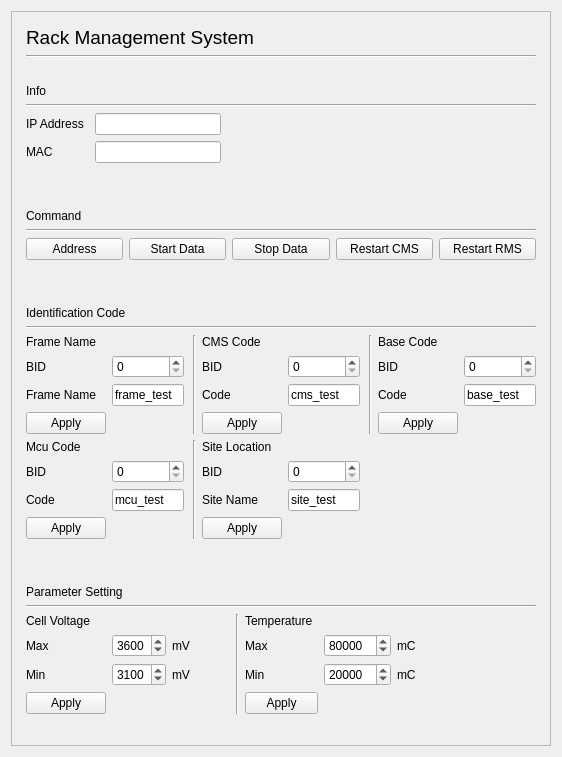
<?xml version="1.0" encoding="UTF-8"?>
<ui version="4.0">
 <class>RmsWindow</class>
 <widget class="QWidget" name="RmsWindow">
  <property name="geometry">
   <rect>
    <x>0</x>
    <y>0</y>
    <width>558</width>
    <height>757</height>
   </rect>
  </property>
  <property name="maximumSize">
   <size>
    <width>558</width>
    <height>757</height>
   </size>
  </property>
  <property name="windowTitle">
   <string>Rack Management System</string>
  </property>
  <property name="windowIcon">
   <iconset resource="../res.qrc">
    <normaloff>:/resources/icons/wifi-router.png</normaloff>:/resources/icons/wifi-router.png</iconset>
  </property>
  <layout class="QVBoxLayout" name="verticalLayout">
   <item>
    <widget class="QFrame" name="frame">
     <property name="maximumSize">
      <size>
       <width>540</width>
       <height>750</height>
      </size>
     </property>
     <property name="frameShape">
      <enum>QFrame::StyledPanel</enum>
     </property>
     <property name="frameShadow">
      <enum>QFrame::Raised</enum>
     </property>
     <layout class="QVBoxLayout" name="verticalLayout_2">
      <item>
       <layout class="QGridLayout" name="gridLayout">
        <property name="leftMargin">
         <number>5</number>
        </property>
        <property name="topMargin">
         <number>5</number>
        </property>
        <property name="rightMargin">
         <number>5</number>
        </property>
        <property name="bottomMargin">
         <number>5</number>
        </property>
        <item row="18" column="0">
         <spacer name="verticalSpacer_2">
          <property name="orientation">
           <enum>Qt::Vertical</enum>
          </property>
          <property name="sizeType">
           <enum>QSizePolicy::Expanding</enum>
          </property>
          <property name="sizeHint" stdset="0">
           <size>
            <width>20</width>
            <height>40</height>
           </size>
          </property>
         </spacer>
        </item>
        <item row="4" column="0">
         <widget class="Line" name="line_2">
          <property name="orientation">
           <enum>Qt::Horizontal</enum>
          </property>
         </widget>
        </item>
        <item row="12" column="0">
         <widget class="Line" name="line_4">
          <property name="orientation">
           <enum>Qt::Horizontal</enum>
          </property>
         </widget>
        </item>
        <item row="10" column="0">
         <spacer name="verticalSpacer_3">
          <property name="orientation">
           <enum>Qt::Vertical</enum>
          </property>
          <property name="sizeType">
           <enum>QSizePolicy::Fixed</enum>
          </property>
          <property name="sizeHint" stdset="0">
           <size>
            <width>20</width>
            <height>40</height>
           </size>
          </property>
         </spacer>
        </item>
        <item row="2" column="0">
         <spacer name="verticalSpacer">
          <property name="orientation">
           <enum>Qt::Vertical</enum>
          </property>
          <property name="sizeType">
           <enum>QSizePolicy::Fixed</enum>
          </property>
          <property name="sizeHint" stdset="0">
           <size>
            <width>20</width>
            <height>20</height>
           </size>
          </property>
         </spacer>
        </item>
        <item row="0" column="0">
         <widget class="QLabel" name="label">
          <property name="font">
           <font>
            <pointsize>14</pointsize>
           </font>
          </property>
          <property name="text">
           <string>Rack Management System</string>
          </property>
         </widget>
        </item>
        <item row="8" column="0">
         <widget class="Line" name="line_3">
          <property name="orientation">
           <enum>Qt::Horizontal</enum>
          </property>
         </widget>
        </item>
        <item row="11" column="0">
         <widget class="QLabel" name="label_4">
          <property name="text">
           <string>Identification Code</string>
          </property>
         </widget>
        </item>
        <item row="9" column="0">
         <layout class="QHBoxLayout" name="horizontalLayout_2">
          <item>
           <widget class="QPushButton" name="addresspushButton">
            <property name="text">
             <string>Address</string>
            </property>
           </widget>
          </item>
          <item>
           <widget class="QPushButton" name="startdatapushButton">
            <property name="text">
             <string>Start Data</string>
            </property>
           </widget>
          </item>
          <item>
           <widget class="QPushButton" name="stopdatapushButton">
            <property name="text">
             <string>Stop Data</string>
            </property>
           </widget>
          </item>
          <item>
           <widget class="QPushButton" name="restartcmspushButton">
            <property name="text">
             <string>Restart CMS</string>
            </property>
           </widget>
          </item>
          <item>
           <widget class="QPushButton" name="restartrmspushButton">
            <property name="text">
             <string>Restart RMS</string>
            </property>
           </widget>
          </item>
         </layout>
        </item>
        <item row="7" column="0">
         <widget class="QLabel" name="label_3">
          <property name="text">
           <string>Command</string>
          </property>
         </widget>
        </item>
        <item row="13" column="0">
         <layout class="QGridLayout" name="gridLayout_2">
          <item row="0" column="0">
           <layout class="QFormLayout" name="formLayout_3">
            <item row="0" column="0">
             <widget class="QLabel" name="label_10">
              <property name="text">
               <string>Frame Name</string>
              </property>
             </widget>
            </item>
            <item row="1" column="0">
             <widget class="QLabel" name="label_11">
              <property name="text">
               <string>BID</string>
              </property>
             </widget>
            </item>
            <item row="1" column="1">
             <widget class="QSpinBox" name="framebidspinBox"/>
            </item>
            <item row="2" column="0">
             <widget class="QLabel" name="label_12">
              <property name="text">
               <string>Frame Name</string>
              </property>
             </widget>
            </item>
            <item row="2" column="1">
             <widget class="QLineEdit" name="framenamelineEdit">
              <property name="text">
               <string>frame_test</string>
              </property>
             </widget>
            </item>
            <item row="3" column="0">
             <widget class="QPushButton" name="frameapplypushButton">
              <property name="text">
               <string>Apply</string>
              </property>
             </widget>
            </item>
           </layout>
          </item>
          <item row="1" column="2">
           <widget class="Line" name="line_5">
            <property name="orientation">
             <enum>Qt::Vertical</enum>
            </property>
           </widget>
          </item>
          <item row="0" column="7">
           <layout class="QFormLayout" name="formLayout_2">
            <item row="0" column="0">
             <widget class="QLabel" name="label_5">
              <property name="text">
               <string>Base Code</string>
              </property>
             </widget>
            </item>
            <item row="1" column="0">
             <widget class="QLabel" name="label_6">
              <property name="text">
               <string>BID</string>
              </property>
             </widget>
            </item>
            <item row="1" column="1">
             <widget class="QSpinBox" name="basecodebidspinBox"/>
            </item>
            <item row="2" column="0">
             <widget class="QLabel" name="label_7">
              <property name="text">
               <string>Code</string>
              </property>
             </widget>
            </item>
            <item row="2" column="1">
             <widget class="QLineEdit" name="basecodelineEdit">
              <property name="text">
               <string>base_test</string>
              </property>
             </widget>
            </item>
            <item row="3" column="0">
             <widget class="QPushButton" name="basecodeapplypushButton">
              <property name="text">
               <string>Apply</string>
              </property>
             </widget>
            </item>
           </layout>
          </item>
          <item row="0" column="5">
           <widget class="Line" name="line_6">
            <property name="orientation">
             <enum>Qt::Vertical</enum>
            </property>
           </widget>
          </item>
          <item row="1" column="0">
           <layout class="QFormLayout" name="formLayout">
            <item row="0" column="0">
             <widget class="QLabel" name="label_8">
              <property name="text">
               <string>Mcu Code</string>
              </property>
             </widget>
            </item>
            <item row="1" column="0">
             <widget class="QLabel" name="label_9">
              <property name="text">
               <string>BID</string>
              </property>
             </widget>
            </item>
            <item row="2" column="0">
             <widget class="QLabel" name="label_16">
              <property name="text">
               <string>Code</string>
              </property>
             </widget>
            </item>
            <item row="1" column="1">
             <widget class="QSpinBox" name="mcucodebidspinBox"/>
            </item>
            <item row="2" column="1">
             <widget class="QLineEdit" name="mcucodelineEdit">
              <property name="text">
               <string>mcu_test</string>
              </property>
             </widget>
            </item>
            <item row="3" column="0">
             <widget class="QPushButton" name="mcucodeapplypushButton">
              <property name="text">
               <string>Apply</string>
              </property>
             </widget>
            </item>
           </layout>
          </item>
          <item row="1" column="3">
           <layout class="QFormLayout" name="formLayout_4">
            <item row="0" column="0">
             <widget class="QLabel" name="label_17">
              <property name="text">
               <string>Site Location</string>
              </property>
             </widget>
            </item>
            <item row="1" column="0">
             <widget class="QLabel" name="label_18">
              <property name="text">
               <string>BID</string>
              </property>
             </widget>
            </item>
            <item row="2" column="0">
             <widget class="QLabel" name="label_19">
              <property name="text">
               <string>Site Name</string>
              </property>
             </widget>
            </item>
            <item row="1" column="1">
             <widget class="QSpinBox" name="sitelocationbidspinBox"/>
            </item>
            <item row="2" column="1">
             <widget class="QLineEdit" name="sitelocationlineEdit">
              <property name="text">
               <string>site_test</string>
              </property>
             </widget>
            </item>
            <item row="3" column="0">
             <widget class="QPushButton" name="sitelocationapplypushButton">
              <property name="text">
               <string>Apply</string>
              </property>
             </widget>
            </item>
           </layout>
          </item>
          <item row="0" column="3">
           <layout class="QFormLayout" name="formLayout_5">
            <item row="0" column="0">
             <widget class="QLabel" name="label_13">
              <property name="text">
               <string>CMS Code</string>
              </property>
             </widget>
            </item>
            <item row="1" column="0">
             <widget class="QLabel" name="label_14">
              <property name="text">
               <string>BID</string>
              </property>
             </widget>
            </item>
            <item row="2" column="0">
             <widget class="QLabel" name="label_15">
              <property name="text">
               <string>Code</string>
              </property>
             </widget>
            </item>
            <item row="1" column="1">
             <widget class="QSpinBox" name="cmscodebidspinBox"/>
            </item>
            <item row="2" column="1">
             <widget class="QLineEdit" name="cmscodelineEdit">
              <property name="text">
               <string>cms_test</string>
              </property>
             </widget>
            </item>
            <item row="3" column="0">
             <widget class="QPushButton" name="cmscodeapplypushButton">
              <property name="text">
               <string>Apply</string>
              </property>
             </widget>
            </item>
           </layout>
          </item>
          <item row="0" column="4">
           <spacer name="horizontalSpacer_3">
            <property name="orientation">
             <enum>Qt::Horizontal</enum>
            </property>
            <property name="sizeHint" stdset="0">
             <size>
              <width>40</width>
              <height>20</height>
             </size>
            </property>
           </spacer>
          </item>
          <item row="0" column="2">
           <widget class="Line" name="line_7">
            <property name="orientation">
             <enum>Qt::Vertical</enum>
            </property>
           </widget>
          </item>
          <item row="0" column="1">
           <spacer name="horizontalSpacer_2">
            <property name="orientation">
             <enum>Qt::Horizontal</enum>
            </property>
            <property name="sizeHint" stdset="0">
             <size>
              <width>40</width>
              <height>20</height>
             </size>
            </property>
           </spacer>
          </item>
         </layout>
        </item>
        <item row="3" column="0">
         <widget class="QLabel" name="label_30">
          <property name="text">
           <string>Info</string>
          </property>
         </widget>
        </item>
        <item row="17" column="0">
         <layout class="QHBoxLayout" name="horizontalLayout">
          <item>
           <layout class="QGridLayout" name="gridLayout_3">
            <item row="1" column="1">
             <widget class="QSpinBox" name="cellvoltagemaxspinBox">
              <property name="maximum">
               <number>5000</number>
              </property>
              <property name="value">
               <number>3600</number>
              </property>
             </widget>
            </item>
            <item row="2" column="2">
             <widget class="QLabel" name="label_24">
              <property name="text">
               <string>mV</string>
              </property>
             </widget>
            </item>
            <item row="3" column="0">
             <widget class="QPushButton" name="cellvoltageapplypushButton">
              <property name="text">
               <string>Apply</string>
              </property>
             </widget>
            </item>
            <item row="1" column="2">
             <widget class="QLabel" name="label_21">
              <property name="text">
               <string>mV</string>
              </property>
             </widget>
            </item>
            <item row="1" column="0">
             <widget class="QLabel" name="label_23">
              <property name="text">
               <string>Max</string>
              </property>
             </widget>
            </item>
            <item row="2" column="0">
             <widget class="QLabel" name="label_22">
              <property name="text">
               <string>Min</string>
              </property>
             </widget>
            </item>
            <item row="0" column="0">
             <widget class="QLabel" name="label_20">
              <property name="text">
               <string>Cell Voltage</string>
              </property>
             </widget>
            </item>
            <item row="2" column="1">
             <widget class="QSpinBox" name="cellvoltageminspinBox">
              <property name="maximum">
               <number>5000</number>
              </property>
              <property name="value">
               <number>3100</number>
              </property>
             </widget>
            </item>
           </layout>
          </item>
          <item>
           <spacer name="horizontalSpacer_4">
            <property name="orientation">
             <enum>Qt::Horizontal</enum>
            </property>
            <property name="sizeType">
             <enum>QSizePolicy::Fixed</enum>
            </property>
            <property name="sizeHint" stdset="0">
             <size>
              <width>40</width>
              <height>20</height>
             </size>
            </property>
           </spacer>
          </item>
          <item>
           <widget class="Line" name="line_9">
            <property name="orientation">
             <enum>Qt::Vertical</enum>
            </property>
           </widget>
          </item>
          <item>
           <layout class="QGridLayout" name="gridLayout_4">
            <item row="2" column="2">
             <widget class="QLabel" name="label_29">
              <property name="text">
               <string>mC</string>
              </property>
             </widget>
            </item>
            <item row="2" column="0">
             <widget class="QLabel" name="label_26">
              <property name="text">
               <string>Min</string>
              </property>
             </widget>
            </item>
            <item row="1" column="2">
             <widget class="QLabel" name="label_28">
              <property name="text">
               <string>mC</string>
              </property>
             </widget>
            </item>
            <item row="1" column="0">
             <widget class="QLabel" name="label_27">
              <property name="text">
               <string>Max</string>
              </property>
             </widget>
            </item>
            <item row="0" column="0">
             <widget class="QLabel" name="label_25">
              <property name="text">
               <string>Temperature</string>
              </property>
             </widget>
            </item>
            <item row="1" column="1">
             <widget class="QSpinBox" name="temperaturemaxspinBox">
              <property name="maximum">
               <number>200000</number>
              </property>
              <property name="value">
               <number>80000</number>
              </property>
             </widget>
            </item>
            <item row="2" column="1">
             <widget class="QSpinBox" name="temperatureminspinBox">
              <property name="maximum">
               <number>200000</number>
              </property>
              <property name="value">
               <number>20000</number>
              </property>
             </widget>
            </item>
            <item row="3" column="0">
             <widget class="QPushButton" name="temperatureapplypushButton">
              <property name="text">
               <string>Apply</string>
              </property>
             </widget>
            </item>
           </layout>
          </item>
          <item>
           <spacer name="horizontalSpacer">
            <property name="orientation">
             <enum>Qt::Horizontal</enum>
            </property>
            <property name="sizeType">
             <enum>QSizePolicy::Fixed</enum>
            </property>
            <property name="sizeHint" stdset="0">
             <size>
              <width>120</width>
              <height>20</height>
             </size>
            </property>
           </spacer>
          </item>
         </layout>
        </item>
        <item row="1" column="0">
         <widget class="Line" name="line">
          <property name="orientation">
           <enum>Qt::Horizontal</enum>
          </property>
         </widget>
        </item>
        <item row="15" column="0">
         <widget class="QLabel" name="label_2">
          <property name="text">
           <string>Parameter Setting</string>
          </property>
         </widget>
        </item>
        <item row="16" column="0">
         <widget class="Line" name="line_8">
          <property name="orientation">
           <enum>Qt::Horizontal</enum>
          </property>
         </widget>
        </item>
        <item row="5" column="0">
         <layout class="QGridLayout" name="gridLayout_5" columnstretch="1,2,5">
          <item row="0" column="0">
           <widget class="QLabel" name="label_31">
            <property name="text">
             <string>IP Address</string>
            </property>
           </widget>
          </item>
          <item row="1" column="1">
           <widget class="QLineEdit" name="macAddressLineEdit">
            <property name="readOnly">
             <bool>true</bool>
            </property>
           </widget>
          </item>
          <item row="1" column="0">
           <widget class="QLabel" name="label_32">
            <property name="text">
             <string>MAC</string>
            </property>
           </widget>
          </item>
          <item row="0" column="1">
           <widget class="QLineEdit" name="ipAddressLineEdit">
            <property name="readOnly">
             <bool>true</bool>
            </property>
           </widget>
          </item>
          <item row="1" column="2">
           <spacer name="horizontalSpacer_5">
            <property name="orientation">
             <enum>Qt::Horizontal</enum>
            </property>
            <property name="sizeHint" stdset="0">
             <size>
              <width>40</width>
              <height>20</height>
             </size>
            </property>
           </spacer>
          </item>
         </layout>
        </item>
        <item row="14" column="0">
         <spacer name="verticalSpacer_4">
          <property name="orientation">
           <enum>Qt::Vertical</enum>
          </property>
          <property name="sizeType">
           <enum>QSizePolicy::Fixed</enum>
          </property>
          <property name="sizeHint" stdset="0">
           <size>
            <width>20</width>
            <height>40</height>
           </size>
          </property>
         </spacer>
        </item>
        <item row="6" column="0">
         <spacer name="verticalSpacer_5">
          <property name="orientation">
           <enum>Qt::Vertical</enum>
          </property>
          <property name="sizeType">
           <enum>QSizePolicy::Fixed</enum>
          </property>
          <property name="sizeHint" stdset="0">
           <size>
            <width>20</width>
            <height>40</height>
           </size>
          </property>
         </spacer>
        </item>
       </layout>
      </item>
     </layout>
    </widget>
   </item>
  </layout>
 </widget>
 <resources>
  <include location="../res.qrc"/>
 </resources>
 <connections/>
</ui>
